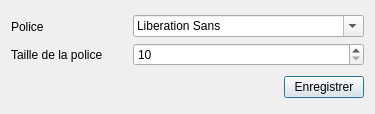
<?xml version="1.0" encoding="UTF-8"?>
<ui version="4.0">
 <class>DialogParametre</class>
 <widget class="QDialog" name="DialogParametre">
  <property name="geometry">
   <rect>
    <x>0</x>
    <y>0</y>
    <width>375</width>
    <height>114</height>
   </rect>
  </property>
  <property name="windowTitle">
   <string>Dialog</string>
  </property>
  <layout class="QHBoxLayout" name="horizontalLayout_3">
   <item>
    <layout class="QVBoxLayout" name="verticalLayout_3">
     <item>
      <layout class="QHBoxLayout" name="horizontalLayout">
       <item>
        <layout class="QVBoxLayout" name="verticalLayout">
         <item>
          <widget class="QLabel" name="labelPolice">
           <property name="text">
            <string>Police</string>
           </property>
          </widget>
         </item>
         <item>
          <widget class="QLabel" name="labelTaille">
           <property name="text">
            <string>Taille de la police</string>
           </property>
          </widget>
         </item>
        </layout>
       </item>
       <item>
        <layout class="QVBoxLayout" name="verticalLayout_2">
         <item>
          <widget class="QFontComboBox" name="fontComboBox"/>
         </item>
         <item>
          <widget class="QSpinBox" name="spinBox">
           <property name="minimum">
            <number>10</number>
           </property>
          </widget>
         </item>
        </layout>
       </item>
      </layout>
     </item>
     <item>
      <layout class="QHBoxLayout" name="horizontalLayout_2">
       <item>
        <spacer name="horizontalSpacer">
         <property name="orientation">
          <enum>Qt::Horizontal</enum>
         </property>
         <property name="sizeHint" stdset="0">
          <size>
           <width>40</width>
           <height>20</height>
          </size>
         </property>
        </spacer>
       </item>
       <item>
        <widget class="QPushButton" name="pushButtonEnregistrer">
         <property name="text">
          <string>Enregistrer</string>
         </property>
        </widget>
       </item>
      </layout>
     </item>
    </layout>
   </item>
  </layout>
 </widget>
 <resources/>
 <connections/>
</ui>
